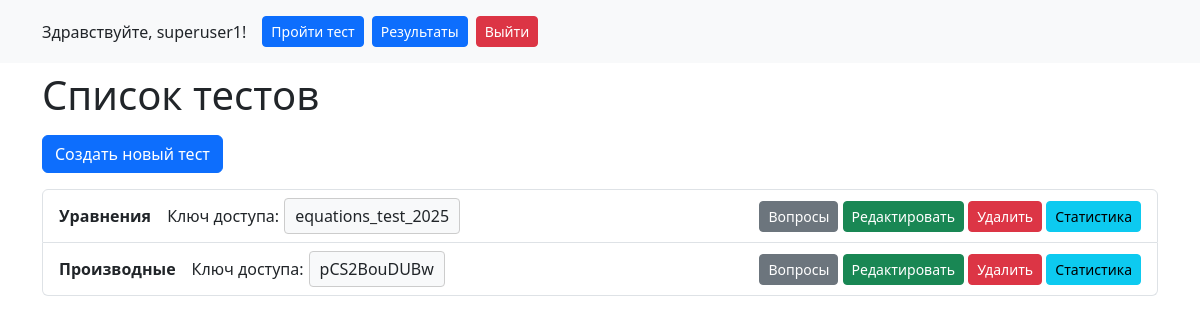
The app's page /tests/ (signed in) with its own data.
### quiz/models.py (models this page shows, shortened)
class Test(models.Model):
    subject = models.ForeignKey(Subject, on_delete=models.CASCADE)
    name = models.CharField(max_length=200)
    pass_score = models.IntegerField(default=100)  # Проходной балл
    start_time = models.DateTimeField()  # Начало теста
    end_time = models.DateTimeField()  # Окончание теста
    duration = models.IntegerField()  # Длительность теста в минутах
    access_key = models.CharField(max_length=50, unique=True)  # Ключ доступа
    created_by = models.ForeignKey(User, on_delete=models.CASCADE, related_name='tests', null=True, blank=True)  # Разрешаем NULL значения

### quiz/views.py (the view)
# urls.py: path('tests/', TestListView.as_view(), name='test_list'),
class TestListView(UserPassesTestMixin, views.View):
    template_name = 'quiz/test_list.html'
    def test_func(self):
        return self.request.user.is_staff and self.request.user.groups.filter(name='Администраторы').exists()
    def get(self, request):
        tests = Test.objects.filter(created_by=request.user)
        return render(request, self.template_name, {'tests': tests})

### quiz/templates/quiz/test_list.html (shortened to what this page needs)
<!DOCTYPE html>
<html lang="ru">
<head>
    <link href="https://cdn.jsdelivr.net/npm/bootstrap@5.3.0/dist/css/bootstrap.min.css" rel="stylesheet">
</head>
<body>
    <header class="bg-light p-3 mb-2">
        <div class="container">
            <div class="d-flex justify-content-between align-items-center">
                <div class="d-flex align-items-center">
                    {% if user.is_authenticated %}
                    <span class="me-3">Здравствуйте, {{ user.username }}!</span>
                    <a href="{% url 'home' %}" class="btn btn-primary btn-sm me-2">Пройти тест</a>
                    <a href="{% url 'user_results' %}" class="btn btn-primary btn-sm me-2">Результаты</a>
                    <form method="post" action="{% url 'log_out' %}">
                        <button type="submit" class="btn btn-danger btn-sm">Выйти</button>
                    </form>
                    {% else %}
                    <a href="{% url 'log_in' %}" class="btn btn-primary btn-sm">Войти</a>
                    {% endif %}
                </div>
            </div>
        </div>
    </header>
    <div class="container">
        <h1 class="mb-3">Список тестов</h1>
        <a href="{% url 'test_create' %}" class="btn btn-primary mb-3">Создать новый тест</a>
        <ul class="list-group">
            {% for test in tests %}
            <li class="list-group-item d-flex justify-content-between align-items-center">
                <div class="align-text">
                    <span class="test-name me-3">{{ test.name }}</span>
                    <span class="">Ключ доступа:</span>
                    <span class="access-key">{{ test.access_key }}</span>
                </div>
                <div>
                    <a href="{% url 'question_list' test.pk %}" class="btn btn-secondary btn-sm">Вопросы</a>
                    <a href="{% url 'test_update' test.pk %}" class="btn btn-success btn-sm">Редактировать</a>
                    <a href="{% url 'test_delete' test.pk %}" class="btn btn-danger btn-sm">Удалить</a>
                    <a href="{% url 'test_statistics' test.pk %}" class="btn btn-info btn-sm">Статистика</a>
                </div>
            </li>
            {% empty %}
            <li class="list-group-item">Нет созданных тестов.</li>
            {% endfor %}
        </ul>
    </div>
</body>
</html>

### quiz/templates/quiz/test_list.html (style rules this page uses)
.access-key { border: 1px solid #ccc; padding: 5px 10px; border-radius: 4px; background-color: #f8f9fa; margin-left: 5px; }
.test-name { font-weight: bold; }
.align-text { display: flex; align-items: center; }

### records on screen
Test: name "Уравнения", access_key "equations_test_2025"
Test: name "Производные", access_key "pCS2BouDUBw"

### other values on screen
{{ user.username }} "superuser1"
